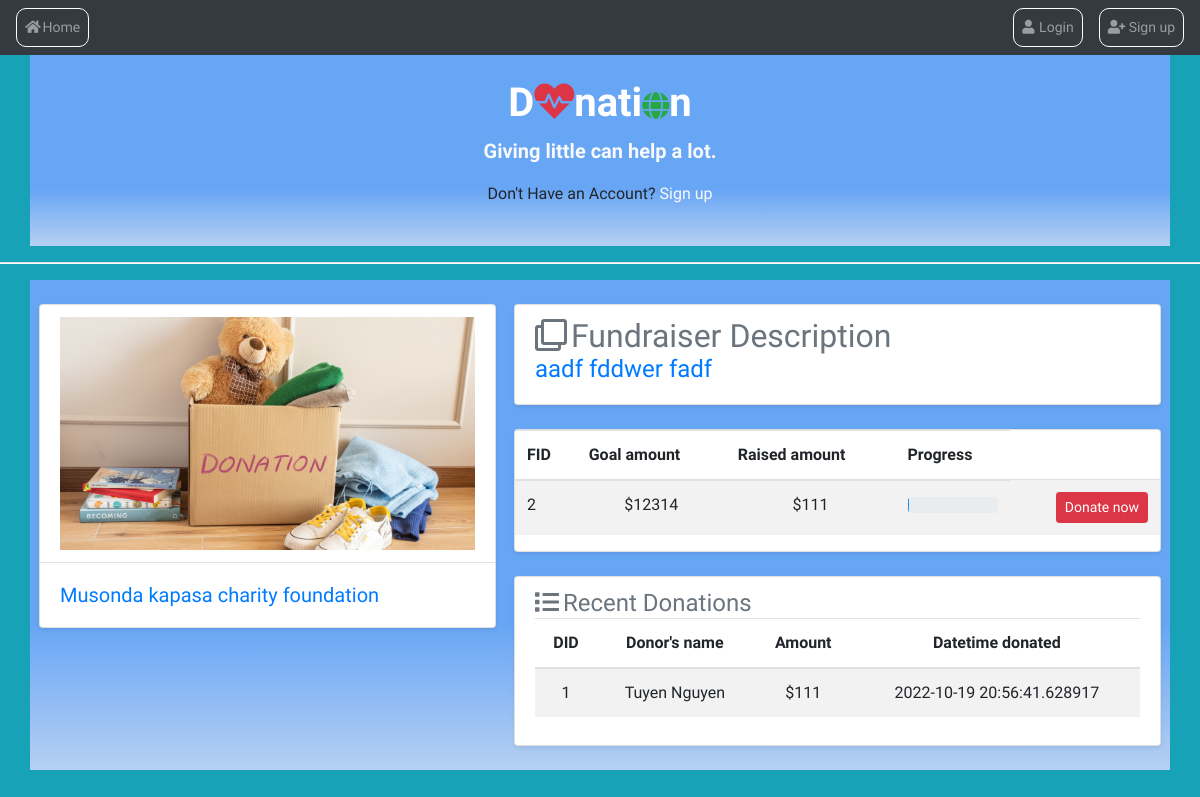
The app's page /fundraiser/1 with its own data.
### app.py (models this page shows)
class Fundraiser(db.Model):
    id = db.Column(db.Integer, primary_key=True)
    title = db.Column(db.String(255), nullable=True)
    description = db.Column(db.Text(), nullable=True)
    fundraiser_pic = db.Column(db.String(), nullable=True)
    fund_goal = db.Column(db.Integer)
    raised_amount = db.Column(db.Integer, default=0)
    current_process = db.Column(db.Integer, default=0)
    date_created = db.Column(db.DateTime, default=datetime.utcnow)
    user_id = db.Column(db.Integer, db.ForeignKey('users.id'))
    donor = db.relationship('Donors', backref='dor')

class Donors(db.Model):
    id = db.Column(db.Integer, primary_key=True)
    name = db.Column(db.String(100), nullable=False)
    email = db.Column(db.String(200), nullable=False)
    date_donated = db.Column(db.DateTime, default=datetime.utcnow)
    donate_amount = db.Column(db.Integer)
    address = db.Column(db.String(300), nullable=False)
    city = db.Column(db.String(100), nullable=False)
    state = db.Column(db.String(100), nullable=False)
    zipcode = db.Column(db.Integer, nullable=False)
    fundraiser_id = db.Column(db.Integer, db.ForeignKey('fundraiser.id'))

### app.py (the view)
@app.route('/fundraiser/<int:id>')
def fundraiser(id):
    current_fundraiser = Fundraiser.query.get_or_404(id)
    donors = Donors.query.order_by(Donors.date_donated.desc())
    return render_template("fundraiser_page.html", current_fundraiser=current_fundraiser, donors=donors)

### templates/fundraiser_page.html (shortened to what this page needs)
{% extends "base.html" %}
{% block content %}
<div class="container">
    <div class="row d-flex flex-column justify-content-center makeColor p-4">
        <h1 class="text-center font-weight-bold text-white">D<i class="fa fa-heartbeat text-danger"></i>nati<i
                class="fa fa-globe h3 text-success"></i>n</h1>
        <p class="text-center font-weight-bolder text-light lead">Giving little can help a lot.</p>
        <p class="text-center text-black">Don't Have an Account?<a class="h6 text-light text-primary"
                href="{{url_for('add_user')}}">
                Sign up</a>
        </p>
    </div>
</div>
<hr class="bg-light makeHr" />
<div class="container makeColor">
    <div class="row">
        <div class="col-lg-5 p-4">
            <div class="card row shadow-sm">
                <div class="card-header bg-transparent text-center">
                    <img src="{{ url_for('static', filename='images/' + current_fundraiser.fundraiser_pic)}}"
                        alt="Fundraiser image" style="width: 100%;">
                </div>
                <div class="card-body">
                    <p class="h5 mb-0 text-primary">{{current_fundraiser.title}}</p>
                </div>
            </div>
        </div>
        <div class="col-lg-7 p-4">
            <div class="card row shadow-sm">
                <div class="card-header bg-transparent border-0">
                    <h2 class="mb-0 text-secondary"><i class="far fa-clone pr-1"></i>Fundraiser Description
                    </h2>
                    <p class="h4 font-weight-normal text-primary ">{{current_fundraiser.description}}
                    </p>
                </div>
            </div>
            <div class="card row shadow-sm mt-4">
                <table class="table table-striped">
                    <thead>
                        <tr>
                            <th>FID</th>
                            <th>Goal amount</th>
                            <th>Raised amount</th>
                            <th>Progress</th>
                        </tr>
                    </thead>
                    <tbody>
                        <tr>
                            <td>{{ current_fundraiser.user_id }}</td>
                            <td class="text-center">${{ current_fundraiser.fund_goal }}</td>
                            <td class="text-center">${{ current_fundraiser.raised_amount }}</td>
                            <td class="text-center">
                                <div class="progress mt-1">
                                </div>
                            </td>
                            <td class="text-right"><a href="{{ url_for('donation', id=current_fundraiser.id)}}"
                                    class="btn btn-danger btn-sm">Donate
                                    now</a>
                            </td>
                        </tr>
                    </tbody>
                </table>
            </div>
            <div class="card row shadow-sm mt-4">
                <div class="card-header bg-transparent border-0">
                    <h4 class="mb-0 text-secondary"><i class="fas fa-list pr-1"></i>Recent Donations
                    </h4>
                    <table class="table table-striped">
                        <thead>
                            <tr class="text-center">
                                <th>DID</th>
                                <th>Donor's name</th>
                                <th>Amount</th>
                                <th>Datetime donated</th>
                            </tr>
                        </thead>
                        <tbody>
                            {% for donor in donors %}
                            {% if donor.fundraiser_id == current_fundraiser.id %}
                            <tr class="text-center">
                                <td>{{ donor.id }}</td>
                                <td>{{ donor.name }}</td>
                                <td>${{ donor.donate_amount }}</td>
                                <td>{{ donor.date_donated }}</td>
                            </tr>
                            {% endif %}
                            {% endfor %}
                        </tbody>
                    </table>
                </div>
            </div>
        </div>
    </div>
</div>
{% endblock %}

### static/style.css (style rules this page uses)
* { margin: 0; padding: 0; box-sizing: border-box; font-family: "Maven Pro", sans-serif; }
.makeColor { background-image: linear-gradient(#67a5f5 70%, hsl(213, 56%, 88%) 110%); }
.makeHr { height: 0.5px; }

### records on screen
Fundraiser: fundraiser_pic (picture), title "Musonda kapasa charity foundation", description "aadf fddwer fadf", user_id "2", fund_goal "12314", raised_amount "111"
Donors: id "1", name "Tuyen Nguyen", donate_amount "111", date_donated "2022-10-19 20:56:41.628917"
